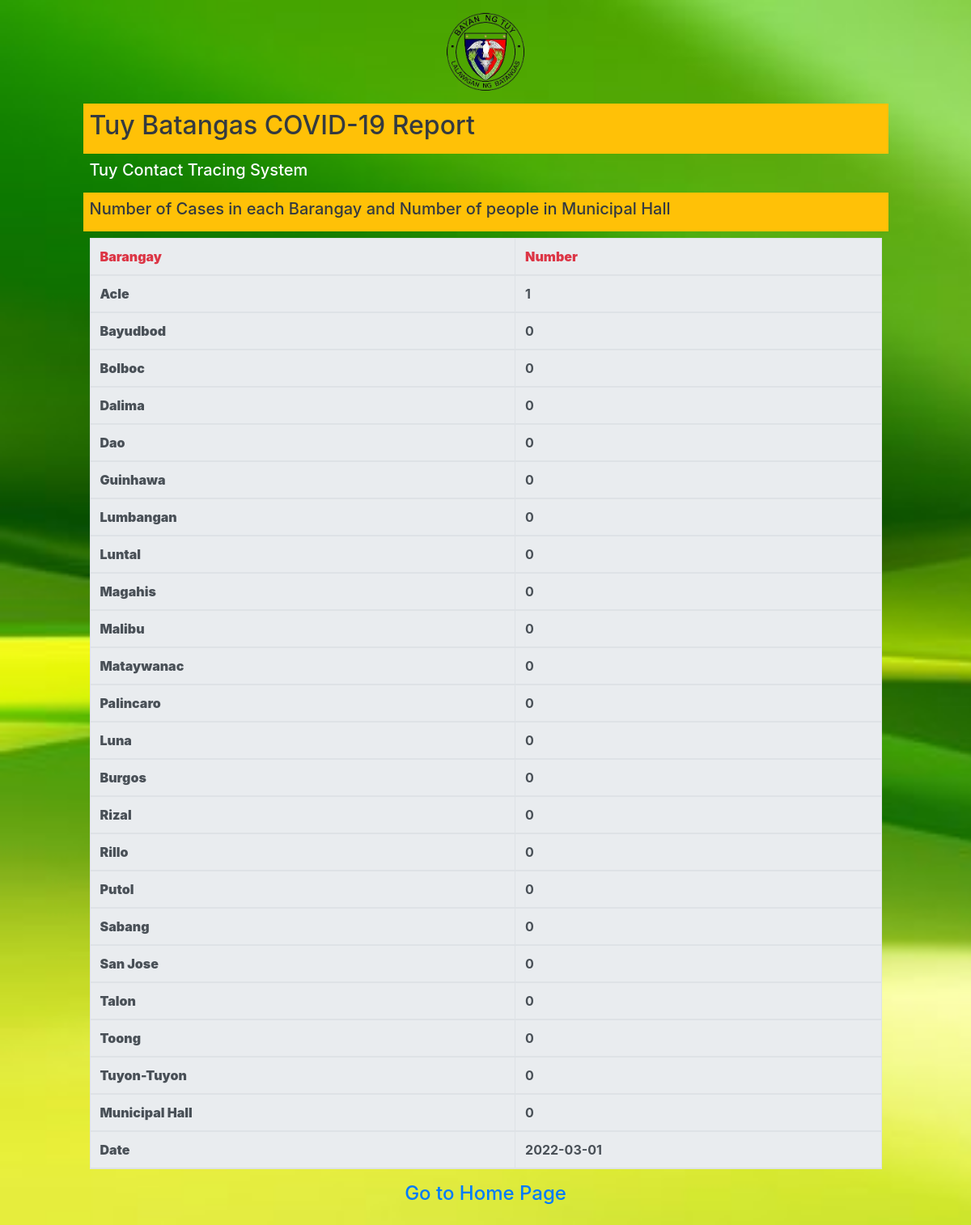
The page /view_user.php?thdate=2022-03-01 on the database its author committed.
### tables this page shows
CREATE TABLE `tbl_brgy` (
  `acle` int(6) NOT NULL,
  `bayudbod` int(6) NOT NULL,
  `bolboc` int(6) NOT NULL,
  `dalima` int(6) NOT NULL,
  `dao` int(6) NOT NULL,
  `guinhawa` int(6) NOT NULL,
  `lumbangan` int(6) NOT NULL,
  `luntal` int(6) NOT NULL,
  `magahis` int(6) NOT NULL,
  `malibu` int(6) NOT NULL,
  `mataywanac` int(6) NOT NULL,
  `palincaro` int(6) NOT NULL,
  `luna` int(6) NOT NULL,
  `burgos` int(6) NOT NULL,
  `rizal` int(6) NOT NULL,
  `rillo` int(6) NOT NULL,
  `putol` int(6) NOT NULL,
  `sabang` int(6) NOT NULL,
  `sanjose` int(6) NOT NULL,
  `talon` int(6) NOT NULL,
  `toong` int(6) NOT NULL,
  `tuyon` int(6) NOT NULL,
  `people` int(6) NOT NULL,
  `a_date` date NOT NULL
);

### view_user.php (the view, shortened to what this page needs)
<?php
require('db.inc.php');
?>
<html>
<head>
</head>
  <link rel="stylesheet" href="https://maxcdn.bootstrapcdn.com/bootstrap/4.5.2/css/bootstrap.min.css">
<body class="bg-light">
<div style="background: url(Images/cvsu3.jpg)" class="page-holder bg-cover">
<center><img class="my-3" style="width:8%" src="Images/logo1.png" alt=""></center>
  <div class="row d-flex justify-content-center">
    <div class="col-10">
 <div class="container-fluid p-2 bg-warning text-dark">
  <h2>Tuy Batangas COVID-19 Report</h2>
</div>
<div class="container p-2 text-white">
  <h5>Tuy Contact Tracing System</h5>
</div>
<div class="container p-2 bg-warning text-dark">
  <h5>Number of Cases in each Barangay and Number of people in Municipal Hall</h6>
</div>
		<tr>
	<div class="container p-2">
    	<table class="table table-bordered table-hover">
    	<thead class="thead-light" >
    	<tr>
    		<th class="text-danger"><b>Barangay</b></th>
        	<th class="text-danger"><b>Number</b></th>
        </tr>
<?php
$thdate = $_GET['thdate'];
	$sql = mysqli_query($con, "SELECT * FROM tbl_brgy WHERE a_date = '$thdate'");
	$rec = mysqli_fetch_assoc($sql);
?>
	<tr>
		<th><b>Acle</b></th>
		<th><?php echo $rec['acle']; ?></th>
	</tr>
	<tr>
		<th><b>Bayudbod</b></th>
		<th><?php echo $rec['bayudbod']; ?></th>
	</tr>
	<tr>
		<th><b>Bolboc</b></th>
		<th><?php echo $rec['bolboc']; ?></th>
	</tr>
	<tr>
		<th><b>Dalima</b></th>
		<th><?php echo $rec['dalima']; ?></th>
	</tr>
	<tr>
		<th><b>Dao</b></th>
		<th><?php echo $rec['dao']; ?></th>
	</tr>
	<tr>
		<th><b>Guinhawa</b></th>
		<th><?php echo $rec['guinhawa']; ?></th>
	</tr>
	<tr>
		<th><b>Lumbangan</b></th>
		<th><?php echo $rec['lumbangan']; ?></th>
	</tr>
	<tr>
		<th><b>Luntal</b></th>
		<th><?php echo $rec['luntal']; ?></th>
	</tr>
	<tr>
		<th><b>Magahis</b></th>
		<th><?php echo $rec['magahis']; ?></th>
	</tr>
	<tr>
		<th><b>Malibu</b></th>
		<th><?php echo $rec['malibu']; ?></th>
	</tr>
	<tr>
		<th><b>Mataywanac</b></th>
		<th><?php echo $rec['mataywanac']; ?></th>
	</tr>
	<tr>
		<th><b>Palincaro</b></th>
		<th><?php echo $rec['palincaro']; ?></th>
	</tr>
	<tr>
		<th><b>Luna</b></th>
		<th><?php echo $rec['luna']; ?></th>
	</tr>
	<tr>
		<th><b>Burgos</b></th>
		<th><?php echo $rec['burgos']; ?></th>
	</tr>
	<tr>
		<th><b>Rizal</b></th>
		<th><?php echo $rec['rizal']; ?></th>
	</tr>
	<tr>
		<th><b>Rillo</b></th>
		<th><?php echo $rec['rillo']; ?></th>
	</tr>
	<tr>
		<th><b>Putol</b></th>
		<th><?php echo $rec['putol']; ?></th>
	</tr>
	<tr>
		<th><b>Sabang</b></th>
		<th><?php echo $rec['sabang']; ?></th>
	</tr>
	<tr>
		<th><b>San Jose</b></th>
		<th><?php echo $rec['sanjose']; ?></th>
	</tr>
	<tr>
		<th><b>Talon</b></th>
		<th><?php echo $rec['talon']; ?></th>
	</tr>
	<tr>
		<th><b>Toong</b></th>
		<th><?php echo $rec['toong']; ?></th>
	</tr>
	<tr>
		<th><b>Tuyon-Tuyon</b></th>
		<th><?php echo $rec['tuyon']; ?></th>
	</tr>
	<tr>
		<th><b>Municipal Hall</b></th>
		<th><?php echo $rec['people']; ?></th>
	</tr>
	<tr>
		<th><b>Date</b></th>
		<th><?php echo $rec['a_date']; ?></th>
	</tr>
</table>
<center><p><h4><a href="FORMS.php">Go to Home Page</h4></a></p></center>
</body>
</html>

### view_user.php (style rules this page uses)
.page-holder { min-height: 100vh; }
.bg-cover { background-size: cover !important; }
body { box-sizing: border-box; }

### rows shown on the page
tbl_brgy: acle "1", bayudbod "0", bolboc "0", dalima "0", dao "0", guinhawa "0", lumbangan "0", luntal "0", magahis "0", malibu "0", mataywanac "0", palincaro "0", luna "0", burgos "0", rizal "0", rillo "0", putol "0", sabang "0", sanjose "0", talon "0", toong "0", tuyon "0", people "0", a_date "2022-03-01"
